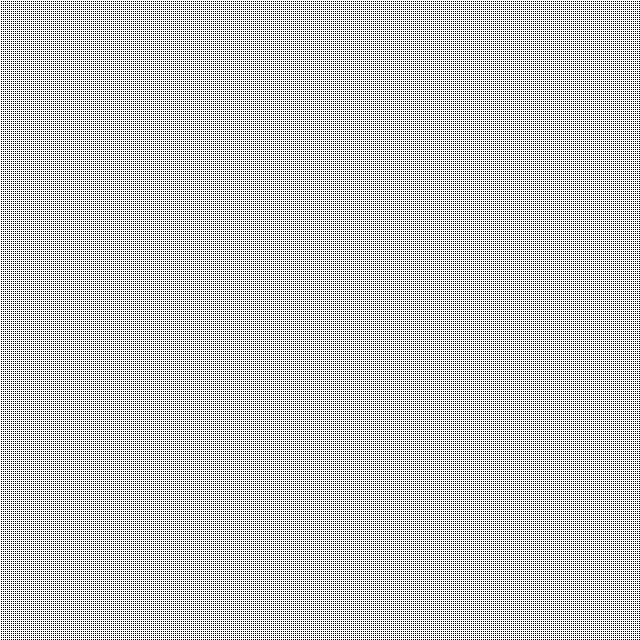
#> input picture Workshop/grid.png, 640 x 640 px
$ python predictiontesting1.py
#> lines starting #> are read from the running program, lines starting #| are printed output that depends on the picture
### data_analyser.py
import cv2
import numpy as np
# import data_downl
# import os
import scipy.ndimage as scpimg
from scipy.interpolate import NearestNDInterpolator


# [74 lines left out: functions create_bounds, find_element_in, arr_elements_distances, interpolate_vectors_by_nearest, not called in this run]


def gaussian_blur_channel(channel_n, kernel_size: int = 25):
    return scpimg.gaussian_filter(channel_n, sigma=(kernel_size, )*3)


# [122 lines left out: functions apply_channel_separate_blur, conquer_area_from_main_vectors, dist_sqr, sort_point_groups, not called in this run]


def transform_img_by_field(image: np.array, field: np.array):
    field = field.astype(np.int32)  # converting to int to allow index calling
    output = np.zeros(image.shape, np.uint8)    # output BGR image
    for y in range(image.shape[0]):
        for x in range(image.shape[1]):
            # again, no clue why the coordinates are swapped <,<
            y_, x_ = field[y, x, :2]
            try:
                dy = y + y_
                dx = x + x_
                if dy < 0 or dx < 0:
                    pass
                output[dy, dx] = image[y, x]
            except IndexError:
                pass
    return output

### data_downl.py
"""
    This file contains functionality essential for the METEO project,
    as it is the essence of it's phase 1. (data extraction).
    It downloads, extracts and saves the data using the requests module
    as well as colour masking and kernels.
"""

import requests
from datetime import datetime
import cv2
import numpy as np
import os
import warnings
from PIL import Image as PImage

# Importing project modules essential for data analysis:
import opencv_util as cvu
import watershed
import data_analyser


class DataHandler:
    directory: str      # directory of the project
    filename: str       # name of the currently main image
    datapath: str       # a path to the data directory
    image: np.array     # content of the currently main image
    edges: np.array
    n_frames: int       # amount of frames contained in the downloaded animation

    def __init__(self, directory: str = ''):
        # Correct formatting precaution
        if directory:
            if not (directory.endswith('\\') or directory.endswith('/')):
                directory += '\\'

            # Directory exists precaution
            if os.path.exists(directory):
                _ = 'Directory already exists! May overwrite existing files.'
                warnings.warn(_)
            else:
                os.mkdir(directory)

        self.directory = directory

    @staticmethod
    def name_at_date(date: datetime, infix='.', infix2=None):
        """ Generates a filename in the format used in the project
                    for given datetime time value. """
        if infix2 is None:
            infix2 = infix
        date = (date.timestamp()//300-60)*300 + 18_000     # 60*5 = 300 and timezone correction
        date = datetime.fromtimestamp(date)
        # print(date)

        name = (f'{date.year}{infix}'
                f'{date.month}{infix}'
                f'{date.day}{infix2}'
                f'{date.hour}{infix}'
                f'{date.minute}')
        return name

    def update_name(self):
        """ Generates a filename in the format used in the project
            for the present time. """
        filename = self.name_at_date(
            datetime.now(),
            infix2='_'
        )
        self.filename = filename
        self.datapath = f'{self.directory}{self.filename}'
        return filename

    # [63 lines left out: functions download_data, mask_out_data, rechannel, not called in this run]

    @staticmethod
    def rechannel_image(image: np.array, n_channels=3):
        """ Converts single-channeled data image into an n-channeled image. """
        if len(image.shape) != 2:
            _ = 'The image provided is already multi-channeled, so this action is useless.'
            warnings.warn(_)
            return image
        output = np.zeros((image.shape[0], image.shape[1], n_channels), np.uint8)
        for channel in range(n_channels):
            output[:, :, channel] = image[:, :]
        return output

    # [148 lines left out: functions calculate_edges, convert_frames, data_frame, not called in this run]


# [2 lines that do not run on import are left out]

### Workshop/predictiontesting1.py

"""
    The code below shows, that the problem with incorrect image displacement does
    not occur due to any sort of indexing errors nor vector values changing.
    Therefore, the problem must lie in the blurring function.
    We will check that out now.
    - Favkes, 17.08.24.
"""

import cv2
import numpy as np
import data_downl
import data_analyser


handler = data_downl.DataHandler()
handler.update_name()

latest_image = cv2.imread(f'grid.png')
#> latest_image is the input picture: shape (640, 640, 3); 75% white; black in thin lines or dots
latest_image = handler.rechannel_image(latest_image)

flow_vector_field = np.zeros((640, 640, 2), np.int8)
border = 320
#                                         YX:
flow_vector_field[:border, :border] = -1, -1  # 00
flow_vector_field[:border, border:] = -1, 1   # 01
flow_vector_field[border:, :border] = 1, -1   # 10
flow_vector_field[border:, border:] = 1, 1    # 11

print('Generating the prediction...', end='\r')
next_image = data_analyser.transform_img_by_field(
    image=latest_image,
    field=flow_vector_field
)
#> after the loop in transform_img_by_field, `for y in range(image.shape[0]):`:
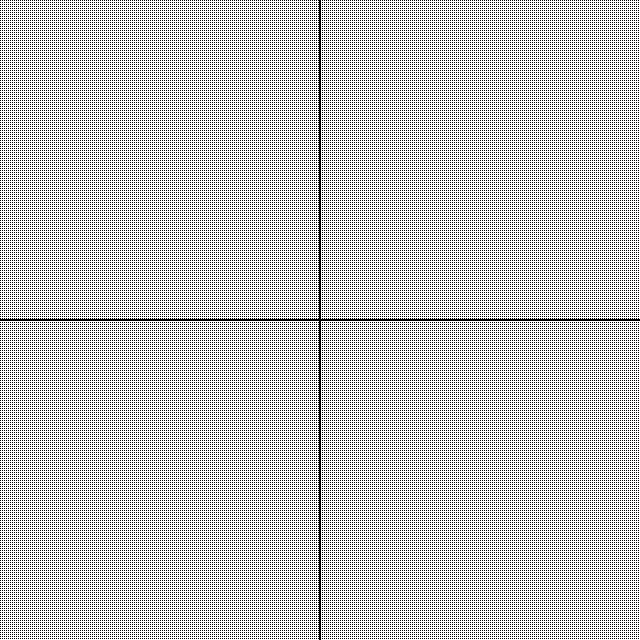
#> output: shape (640, 640, 3); 74.5% white; black in thin lines or dots
print('[DONE] Generating the prediction.')
cv2.imwrite(f'(PREDICTION).png', next_image)
